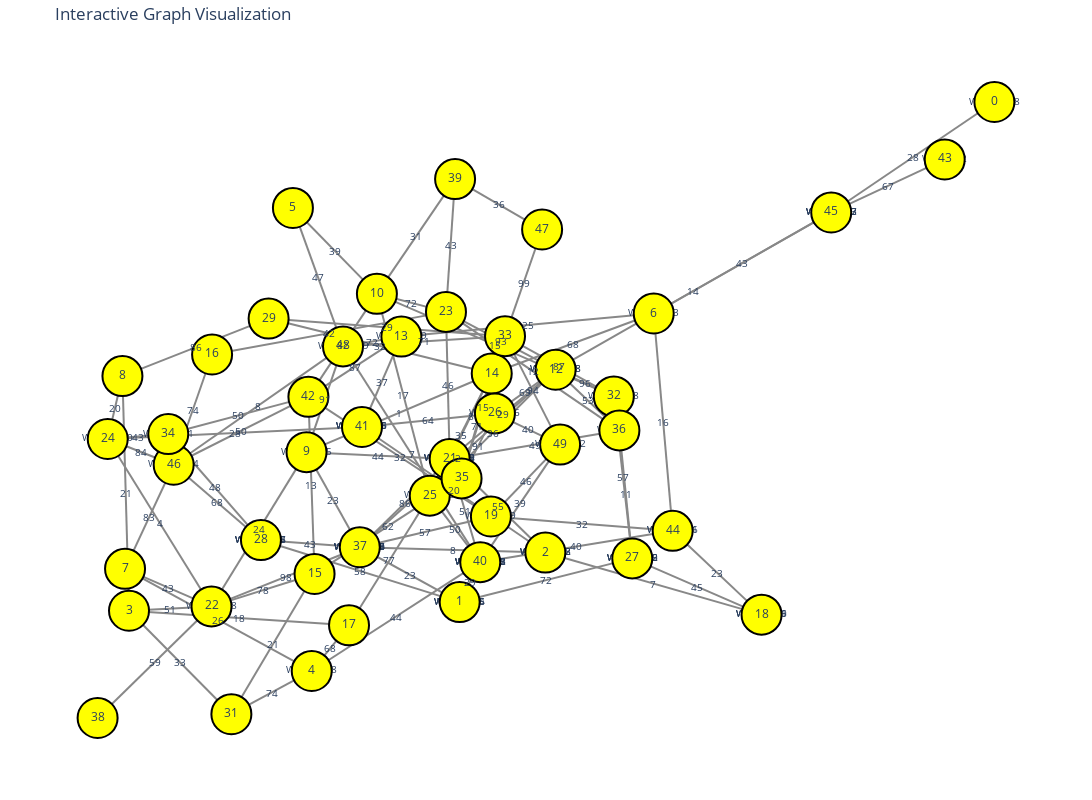

The code cell stored with this chart in its notebook:
### Code cell
import networkx as nx
import plotly.graph_objects as go

def create_interactive_graph(G):
    # Create a spring layout for node positions
    pos = nx.spring_layout(G)
    
    # Create edge traces
    edge_x = []
    edge_y = []
    edge_text = []
    edge_weights = []
    
    for edge in G.edges():
        x0, y0 = pos[edge[0]]
        x1, y1 = pos[edge[1]]
        edge_x.extend([x0, x1, None])
        edge_y.extend([y0, y1, None])
        weight = G.edges[edge]['weight']
        edge_weights.append(weight)
        edge_text.append(f"Weight: {int(weight)}")
    
    edge_trace = go.Scatter(
        x=edge_x, y=edge_y,
        line=dict(width=2, color='#888'),
        hoverinfo='text',
        text=edge_text,
        mode='lines+text',
        textposition='middle center',
        textfont=dict(size=10)
    )
    
    # Add edge weight annotations
    annotations = []
    for edge in G.edges():
        x0, y0 = pos[edge[0]]
        x1, y1 = pos[edge[1]]
        weight = G.edges[edge]['weight']
        annotations.append(dict(
            x=(x0 + x1) / 2,
            y=(y0 + y1) / 2,
            xref='x',
            yref='y',
            text=str(int(weight)),
            showarrow=False,
            font=dict(size=10)
        ))
    
    # Create node traces
    node_x = []
    node_y = []
    node_text = []
    
    for node in G.nodes():
        x, y = pos[node]
        node_x.append(x)
        node_y.append(y)
        node_text.append(f"Node: {node}")
    
    node_trace = go.Scatter(
        x=node_x, y=node_y,
        mode='markers+text',
        hoverinfo='text',
        text=[str(node) for node in G.nodes()],
        textposition='middle center',
        marker=dict(
            showscale=False,
            color='yellow',
            size=40,
            line_width=2,
            line=dict(color='black', width=1)
        ),
        textfont=dict(size=12)
    )
    
    # Create the figure with larger size
    fig = go.Figure(
        data=[edge_trace, node_trace],
        layout=go.Layout(
            title='Interactive Graph Visualization',
            showlegend=False,
            hovermode='closest',
            margin=dict(b=20, l=20, r=20, t=40),
            xaxis=dict(showgrid=False, zeroline=False, showticklabels=False),
            yaxis=dict(showgrid=False, zeroline=False, showticklabels=False),
            plot_bgcolor='white',
            width=1200,  # Increased width
            height=800,  # Increased height
            annotations=annotations
        )
    )
    
    return fig

# Create and display the interactive graph
fig = create_interactive_graph(G)
fig.show(figsize=(40, 40))

### Figure 1 — Plotly figure (JSON) as saved in the notebook; plotly's stock layout.template omitted (floating-point values rounded to 4 significant figures; data arrays with more than 128 entries replaced by an {"elided": "..."} marker saying what was removed)
{"data": [{"hoverinfo": "text", "line": {"color": "#888", "width": 2}, "mode": "lines+text", "text": ["Weight: 28", "Weight: 43", "Weight: 14", "Weight: 67", "Weight: 23", "Weight: 29", "Weight: 72", "Weight: 58", "Weight: 8", "Weight: 23", "Weight: 2", "Weight: 57", "Weight: 86", "Weight: 98", "Weight: 43", "Weight: 44", "Weight: 51", "Weight: 50", "Weight: 7", "Weight: 39", "Weight: 40", "Weight: 45", "Weight: 57", "Weight: 11", "Weight: 48", "Weight: 68", "Weight: 7", "Weight: 20", "Weight: 55", "Weight: 23", "Weight: 37", "Weight: 28", "Weight: 64", "Weight: 44", "Weight: 29", "Weight: 8", "Weight: 46", "Weight: 49", "Weight: 21", "Weight: 33", "Weight: 18", "Weight: 51", "Weight: 20", "Weight: 86", "Weight: 74", "Weight: 21", "Weight: 68", "Weight: 77", "Weight: 43", "Weight: 24", "Weight: 78", "Weight: 4", "Weight: 59", "Weight: 26", "Weight: 83", "Weight: 39", "Weight: 47", "Weight: 82", "Weight: 72", "Weight: 17", "Weight: 15", "Weight: 31", "Weight: 91", "Weight: 72", "Weight: 71", "Weight: 8", "Weight: 16", "Weight: 68", "Weight: 25", "Weight: 32", "Weight: 1", "Weight: 32", "Weight: 35", "Weight: 71", "Weight: 87", "Weight: 74", "Weight: 84", "Weight: 50", "Weight: 43", "Weight: 29", "Weight: 13", "Weight: 32", "Weight: 50", "Weight: 93", "Weight: 42", "Weight: 12", "Weight: 43", "Weight: 36", "Weight: 96", "Weight: 87", "Weight: 36", "Weight: 69", "Weight: 53", "Weight: 91", "Weight: 40", "Weight: 62", "Weight: 15", "Weight: 46", "Weight: 94", "Weight: 99"], "textfont": {"size": 10}, "textposition": "middle center", "type": "scatter", "x": {"elided": "300 float values"}, "y": {"elided": "300 float values"}}, {"hoverinfo": "text", "marker": {"color": "yellow", "line": {"color": "black", "width": 2}, "showscale": false, "size": 40}, "mode": "markers+text", "text": ["0", "45", "1", "37", "40", "27", "28", "2", "18", "41", "21", "3", "8", "31", "17", "22", "4", "7", "5", "10", "48", "6", "44", "14", "13", "46", "24", "29", "9", "42", "23", "25", "32", "39", "12", "26", "36", "35", "15", "16", "19", "49", "38", "34", "33", "47", "43"], "textfont": {"size": 12}, "textposition": "middle center", "type": "scatter", "x": [1.0, 0.7139, 0.06261, -0.1125, 0.0987, 0.3652, -0.2858, 0.2128, 0.5918, -0.1086, 0.04511, -0.5171, -0.5286, -0.3376, -0.1313, -0.3724, -0.1968, -0.524, -0.2297, -0.08249, -0.1419, 0.4028, 0.436, 0.1188, -0.03958, -0.4387, -0.5544, -0.2723, -0.2059, -0.2026, 0.0386, 0.01015, 0.3328, 0.05458, 0.2308, 0.1244, 0.3426, 0.06593, -0.1918, -0.3714, 0.1174, 0.2387, -0.5721, -0.4482, 0.1421, 0.2071, 0.9129], "y": [0.7659, 0.5154, -0.3683, -0.2439, -0.2778, -0.2692, -0.2276, -0.2559, -0.3968, 0.02884, -0.04373, -0.388, 0.1443, -0.6226, -0.4209, -0.3781, -0.5246, -0.293, 0.5256, 0.3308, 0.2116, 0.2862, -0.2067, 0.1501, 0.2339, -0.05681, 0.001632, 0.2747, -0.02822, 0.09713, 0.2899, -0.1269, 0.09815, 0.591, 0.1587, 0.05967, 0.02103, -0.0878, -0.3045, 0.1933, -0.1741, -0.01117, -0.6312, 0.01286, 0.2348, 0.4767, 0.6356]}], "layout": {"annotations": [{"font": {"size": 10}, "showarrow": false, "text": "28", "x": 0.857, "xref": "x", "y": 0.6407, "yref": "y"}, {"font": {"size": 10}, "showarrow": false, "text": "43", "x": 0.5584, "xref": "x", "y": 0.4008, "yref": "y"}, {"font": {"size": 10}, "showarrow": false, "text": "14", "x": 0.4724, "xref": "x", "y": 0.3371, "yref": "y"}, {"font": {"size": 10}, "showarrow": false, "text": "67", "x": 0.8134, "xref": "x", "y": 0.5755, "yref": "y"}, {"font": {"size": 10}, "showarrow": false, "text": "23", "x": -0.02495, "xref": "x", "y": -0.3061, "yref": "y"}, {"font": {"size": 10}, "showarrow": false, "text": "29", "x": 0.08066, "xref": "x", "y": -0.323, "yref": "y"}, {"font": {"size": 10}, "showarrow": false, "text": "72", "x": 0.2139, "xref": "x", "y": -0.3188, "yref": "y"}, {"font": {"size": 10}, "showarrow": false, "text": "58", "x": -0.1116, "xref": "x", "y": -0.298, "yref": "y"}, {"font": {"size": 10}, "showarrow": false, "text": "8", "x": 0.05015, "xref": "x", "y": -0.2499, "yref": "y"}, {"font": {"size": 10}, "showarrow": false, "text": "23", "x": -0.1592, "xref": "x", "y": -0.1361, "yref": "y"}, {"font": {"size": 10}, "showarrow": false, "text": "2", "x": 0.05914, "xref": "x", "y": -0.04261, "yref": "y"}, {"font": {"size": 10}, "showarrow": false, "text": "57", "x": 0.002423, "xref": "x", "y": -0.209, "yref": "y"}, {"font": {"size": 10}, "showarrow": false, "text": "86", "x": -0.0337, "xref": "x", "y": -0.1438, "yref": "y"}, {"font": {"size": 10}, "showarrow": false, "text": "98", "x": -0.2425, "xref": "x", "y": -0.311, "yref": "y"}, {"font": {"size": 10}, "showarrow": false, "text": "43", "x": -0.1991, "xref": "x", "y": -0.2358, "yref": "y"}, {"font": {"size": 10}, "showarrow": false, "text": "44", "x": -0.04903, "xref": "x", "y": -0.4012, "yref": "y"}, {"font": {"size": 10}, "showarrow": false, "text": "51", "x": 0.07191, "xref": "x", "y": -0.1607, "yref": "y"}, {"font": {"size": 10}, "showarrow": false, "text": "50", "x": 0.05443, "xref": "x", "y": -0.2023, "yref": "y"}, {"font": {"size": 10}, "showarrow": false, "text": "7", "x": -0.02161, "xref": "x", "y": -0.0331, "yref": "y"}, {"font": {"size": 10}, "showarrow": false, "text": "39", "x": 0.1687, "xref": "x", "y": -0.1445, "yref": "y"}, {"font": {"size": 10}, "showarrow": false, "text": "40", "x": 0.2673, "xref": "x", "y": -0.2422, "yref": "y"}, {"font": {"size": 10}, "showarrow": false, "text": "45", "x": 0.4785, "xref": "x", "y": -0.333, "yref": "y"}, {"font": {"size": 10}, "showarrow": false, "text": "57", "x": 0.349, "xref": "x", "y": -0.08552, "yref": "y"}, {"font": {"size": 10}, "showarrow": false, "text": "11", "x": 0.3539, "xref": "x", "y": -0.1241, "yref": "y"}, {"font": {"size": 10}, "showarrow": false, "text": "48", "x": -0.367, "xref": "x", "y": -0.1074, "yref": "y"}, {"font": {"size": 10}, "showarrow": false, "text": "68", "x": -0.3623, "xref": "x", "y": -0.1422, "yref": "y"}, {"font": {"size": 10}, "showarrow": false, "text": "7", "x": 0.4023, "xref": "x", "y": -0.3264, "yref": "y"}, {"font": {"size": 10}, "showarrow": false, "text": "20", "x": 0.05208, "xref": "x", "y": -0.1135, "yref": "y"}, {"font": {"size": 10}, "showarrow": false, "text": "55", "x": 0.129, "xref": "x", "y": -0.1498, "yref": "y"}, {"font": {"size": 10}, "showarrow": false, "text": "23", "x": 0.5139, "xref": "x", "y": -0.3017, "yref": "y"}, {"font": {"size": 10}, "showarrow": false, "text": "37", "x": -0.07411, "xref": "x", "y": 0.1314, "yref": "y"}, {"font": {"size": 10}, "showarrow": false, "text": "28", "x": -0.3315, "xref": "x", "y": 0.01524, "yref": "y"}, {"font": {"size": 10}, "showarrow": false, "text": "64", "x": 0.007874, "xref": "x", "y": 0.04426, "yref": "y"}, {"font": {"size": 10}, "showarrow": false, "text": "44", "x": -0.08037, "xref": "x", "y": -0.03597, "yref": "y"}, {"font": {"size": 10}, "showarrow": false, "text": "29", "x": 0.138, "xref": "x", "y": 0.0575, "yref": "y"}, {"font": {"size": 10}, "showarrow": false, "text": "8", "x": 0.08197, "xref": "x", "y": 0.05318, "yref": "y"}, {"font": {"size": 10}, "showarrow": false, "text": "46", "x": 0.04186, "xref": "x", "y": 0.1231, "yref": "y"}, {"font": {"size": 10}, "showarrow": false, "text": "49", "x": 0.1939, "xref": "x", "y": -0.01135, "yref": "y"}, {"font": {"size": 10}, "showarrow": false, "text": "21", "x": -0.5228, "xref": "x", "y": -0.1219, "yref": "y"}, {"font": {"size": 10}, "showarrow": false, "text": "33", "x": -0.4273, "xref": "x", "y": -0.5053, "yref": "y"}, {"font": {"size": 10}, "showarrow": false, "text": "18", "x": -0.3242, "xref": "x", "y": -0.4045, "yref": "y"}, {"font": {"size": 10}, "showarrow": false, "text": "51", "x": -0.4447, "xref": "x", "y": -0.3831, "yref": "y"}, {"font": {"size": 10}, "showarrow": false, "text": "20", "x": -0.5415, "xref": "x", "y": 0.07296, "yref": "y"}, {"font": {"size": 10}, "showarrow": false, "text": "86", "x": -0.4004, "xref": "x", "y": 0.2095, "yref": "y"}, {"font": {"size": 10}, "showarrow": false, "text": "74", "x": -0.2672, "xref": "x", "y": -0.5736, "yref": "y"}, {"font": {"size": 10}, "showarrow": false, "text": "21", "x": -0.2647, "xref": "x", "y": -0.4636, "yref": "y"}, {"font": {"size": 10}, "showarrow": false, "text": "68", "x": -0.164, "xref": "x", "y": -0.4727, "yref": "y"}, {"font": {"size": 10}, "showarrow": false, "text": "77", "x": -0.0606, "xref": "x", "y": -0.2739, "yref": "y"}, {"font": {"size": 10}, "showarrow": false, "text": "43", "x": -0.4482, "xref": "x", "y": -0.3356, "yref": "y"}, {"font": {"size": 10}, "showarrow": false, "text": "24", "x": -0.2891, "xref": "x", "y": -0.2032, "yref": "y"}, {"font": {"size": 10}, "showarrow": false, "text": "78", "x": -0.2821, "xref": "x", "y": -0.3413, "yref": "y"}, {"font": {"size": 10}, "showarrow": false, "text": "4", "x": -0.4634, "xref": "x", "y": -0.1883, "yref": "y"}, {"font": {"size": 10}, "showarrow": false, "text": "59", "x": -0.4723, "xref": "x", "y": -0.5047, "yref": "y"}, {"font": {"size": 10}, "showarrow": false, "text": "26", "x": -0.3604, "xref": "x", "y": -0.4088, "yref": "y"}, {"font": {"size": 10}, "showarrow": false, "text": "83", "x": -0.4814, "xref": "x", "y": -0.1749, "yref": "y"}, {"font": {"size": 10}, "showarrow": false, "text": "39", "x": -0.1561, "xref": "x", "y": 0.4282, "yref": "y"}, {"font": {"size": 10}, "showarrow": false, "text": "47", "x": -0.1858, "xref": "x", "y": 0.3686, "yref": "y"}, {"font": {"size": 10}, "showarrow": false, "text": "82", "x": -0.1425, "xref": "x", "y": 0.214, "yref": "y"}, {"font": {"size": 10}, "showarrow": false, "text": "72", "x": -0.02194, "xref": "x", "y": 0.3104, "yref": "y"}, {"font": {"size": 10}, "showarrow": false, "text": "17", "x": -0.03617, "xref": "x", "y": 0.102, "yref": "y"}, {"font": {"size": 10}, "showarrow": false, "text": "15", "x": 0.1251, "xref": "x", "y": 0.2145, "yref": "y"}, {"font": {"size": 10}, "showarrow": false, "text": "31", "x": -0.01396, "xref": "x", "y": 0.4609, "yref": "y"}, {"font": {"size": 10}, "showarrow": false, "text": "91", "x": -0.1739, "xref": "x", "y": 0.09167, "yref": "y"}, {"font": {"size": 10}, "showarrow": false, "text": "72", "x": -0.09075, "xref": "x", "y": 0.2227, "yref": "y"}, {"font": {"size": 10}, "showarrow": false, "text": "71", "x": 0.0001062, "xref": "x", "y": 0.2232, "yref": "y"}, {"font": {"size": 10}, "showarrow": false, "text": "8", "x": -0.2903, "xref": "x", "y": 0.07737, "yref": "y"}, {"font": {"size": 10}, "showarrow": false, "text": "16", "x": 0.4194, "xref": "x", "y": 0.03977, "yref": "y"}, {"font": {"size": 10}, "showarrow": false, "text": "68", "x": 0.2608, "xref": "x", "y": 0.2182, "yref": "y"}, {"font": {"size": 10}, "showarrow": false, "text": "25", "x": 0.1816, "xref": "x", "y": 0.2601, "yref": "y"}, {"font": {"size": 10}, "showarrow": false, "text": "32", "x": 0.2767, "xref": "x", "y": -0.1904, "yref": "y"}, {"font": {"size": 10}, "showarrow": false, "text": "1", "x": -0.04352, "xref": "x", "y": 0.06094, "yref": "y"}, {"font": {"size": 10}, "showarrow": false, "text": "32", "x": -0.07674, "xref": "x", "y": 0.2124, "yref": "y"}, {"font": {"size": 10}, "showarrow": false, "text": "35", "x": 0.06448, "xref": "x", "y": 0.01158, "yref": "y"}, {"font": {"size": 10}, "showarrow": false, "text": "71", "x": 0.09238, "xref": "x", "y": 0.03115, "yref": "y"}, {"font": {"size": 10}, "showarrow": false, "text": "87", "x": -0.1211, "xref": "x", "y": 0.1655, "yref": "y"}, {"font": {"size": 10}, "showarrow": false, "text": "74", "x": -0.4051, "xref": "x", "y": 0.06822, "yref": "y"}, {"font": {"size": 10}, "showarrow": false, "text": "84", "x": -0.4966, "xref": "x", "y": -0.02759, "yref": "y"}, {"font": {"size": 10}, "showarrow": false, "text": "50", "x": -0.3207, "xref": "x", "y": 0.02016, "yref": "y"}, {"font": {"size": 10}, "showarrow": false, "text": "43", "x": -0.5013, "xref": "x", "y": 0.007245, "yref": "y"}, {"font": {"size": 10}, "showarrow": false, "text": "29", "x": -0.06509, "xref": "x", "y": 0.2547, "yref": "y"}, {"font": {"size": 10}, "showarrow": false, "text": "13", "x": -0.1972, "xref": "x", "y": -0.1037, "yref": "y"}, {"font": {"size": 10}, "showarrow": false, "text": "32", "x": -0.0426, "xref": "x", "y": -0.03849, "yref": "y"}, {"font": {"size": 10}, "showarrow": false, "text": "50", "x": -0.3254, "xref": "x", "y": 0.05499, "yref": "y"}, {"font": {"size": 10}, "showarrow": false, "text": "93", "x": 0.1347, "xref": "x", "y": 0.2243, "yref": "y"}, {"font": {"size": 10}, "showarrow": false, "text": "42", "x": -0.1664, "xref": "x", "y": 0.2416, "yref": "y"}, {"font": {"size": 10}, "showarrow": false, "text": "12", "x": 0.1906, "xref": "x", "y": 0.1555, "yref": "y"}, {"font": {"size": 10}, "showarrow": false, "text": "43", "x": 0.04659, "xref": "x", "y": 0.4405, "yref": "y"}, {"font": {"size": 10}, "showarrow": false, "text": "36", "x": 0.1205, "xref": "x", "y": 0.0159, "yref": "y"}, {"font": {"size": 10}, "showarrow": false, "text": "96", "x": 0.2818, "xref": "x", "y": 0.1284, "yref": "y"}, {"font": {"size": 10}, "showarrow": false, "text": "87", "x": 0.2375, "xref": "x", "y": 0.1665, "yref": "y"}, {"font": {"size": 10}, "showarrow": false, "text": "36", "x": 0.1309, "xref": "x", "y": 0.5339, "yref": "y"}, {"font": {"size": 10}, "showarrow": false, "text": "69", "x": 0.1776, "xref": "x", "y": 0.1092, "yref": "y"}, {"font": {"size": 10}, "showarrow": false, "text": "53", "x": 0.2867, "xref": "x", "y": 0.08988, "yref": "y"}, {"font": {"size": 10}, "showarrow": false, "text": "91", "x": 0.09517, "xref": "x", "y": -0.01406, "yref": "y"}, {"font": {"size": 10}, "showarrow": false, "text": "40", "x": 0.1815, "xref": "x", "y": 0.02425, "yref": "y"}, {"font": {"size": 10}, "showarrow": false, "text": "62", "x": -0.06292, "xref": "x", "y": -0.1961, "yref": "y"}, {"font": {"size": 10}, "showarrow": false, "text": "15", "x": 0.104, "xref": "x", "y": 0.07351, "yref": "y"}, {"font": {"size": 10}, "showarrow": false, "text": "46", "x": 0.178, "xref": "x", "y": -0.09264, "yref": "y"}, {"font": {"size": 10}, "showarrow": false, "text": "94", "x": 0.1904, "xref": "x", "y": 0.1118, "yref": "y"}, {"font": {"size": 10}, "showarrow": false, "text": "99", "x": 0.1746, "xref": "x", "y": 0.3558, "yref": "y"}], "height": 800, "hovermode": "closest", "margin": {"b": 20, "l": 20, "r": 20, "t": 40}, "plot_bgcolor": "white", "showlegend": false, "title": {"text": "Interactive Graph Visualization"}, "width": 1200, "xaxis": {"showgrid": false, "showticklabels": false, "zeroline": false}, "yaxis": {"showgrid": false, "showticklabels": false, "zeroline": false}}}
